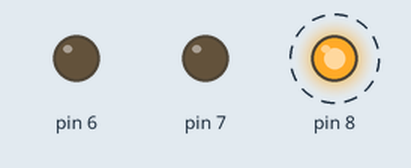
Bench run of a sketch on a simulated Arduino Uno, built with avr-gcc and run on an emulated ATmega328P. On the bench: output pins drawn as LEDs (lit = HIGH). Dashed ring = blinking.

Above: at 0.12 s.
Timing chart, 0 to 3.0 s (numbered marks = the images above):
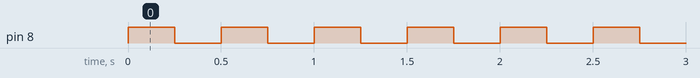

The sketch:

main.ino
```cpp
// C++ code
//
int temperature = 0;
int myDelay = 250;

void setup()
{
    pinMode(6, OUTPUT);
    pinMode(7, OUTPUT);
    pinMode(8, OUTPUT);
}

void loop()
{
    if(temperature < 50 && temperature > 10){

        digitalWrite(6, HIGH);
        delay(myDelay);
        digitalWrite(6, HIGH);
        delay(myDelay);

    }else if(temperature > 50 && temperature < 70){

        digitalWrite(7, HIGH);
        delay(myDelay);
        digitalWrite(7, LOW);
        delay(myDelay);

    }else{

        digitalWrite(8, HIGH);
        delay(myDelay);
        digitalWrite(8, LOW);
        delay(myDelay);

    }
}
```

Measured:
- by itself, pin 8: alternates HIGH for 0.25 s and LOW for 0.25 s
